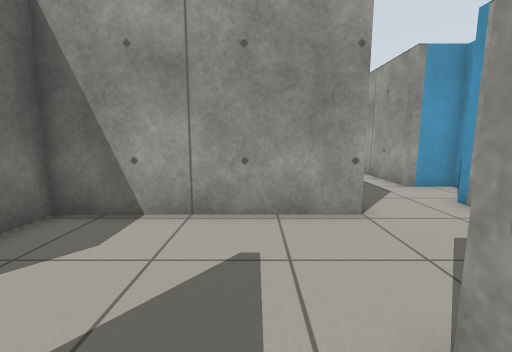
view 1 (above)

16 first-person views from a walk through a world built for the Gazebo simulator. The camera is 0.86 m above the floor, tilts 8° down and sees 90° across. The floor is counted in squares, 0.5 m on a side. Each view is taken from the middle of a square. On the plan, view 1 faces up. The plan holds only what a view shows up to about 14 squares ahead; the rest is blank.

view 2
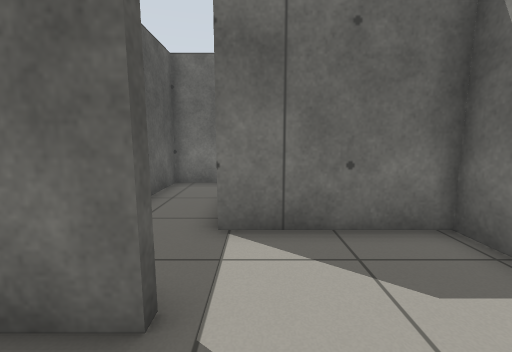

view 3
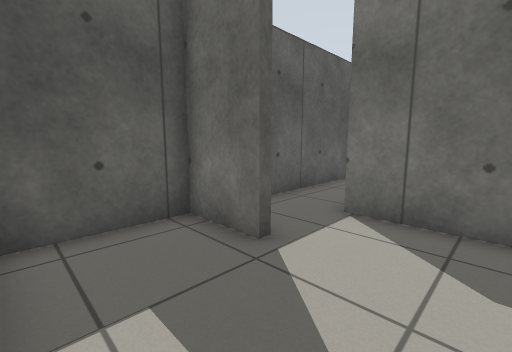

view 4
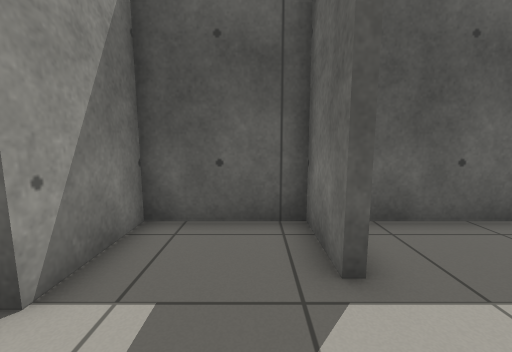

view 5
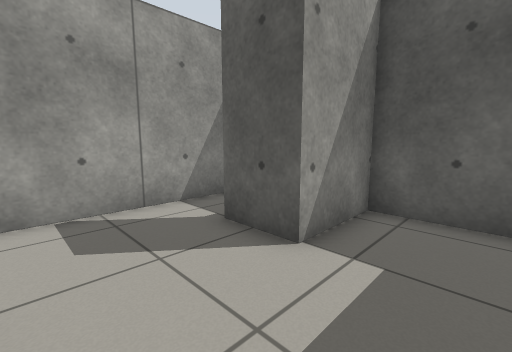

view 6
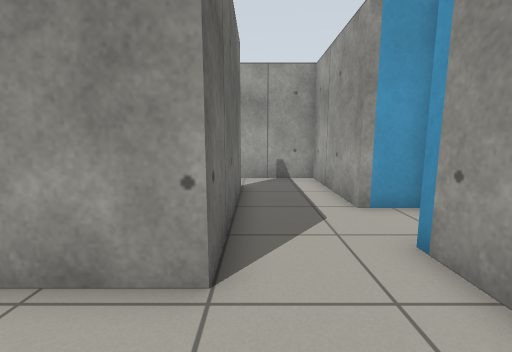

view 7
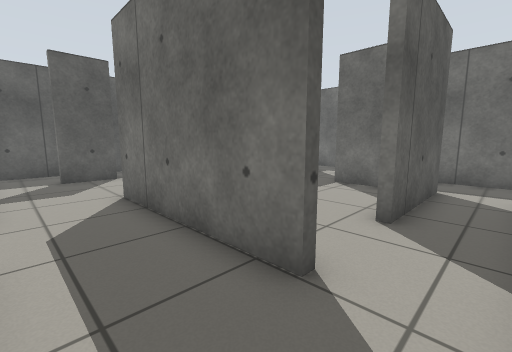

view 8
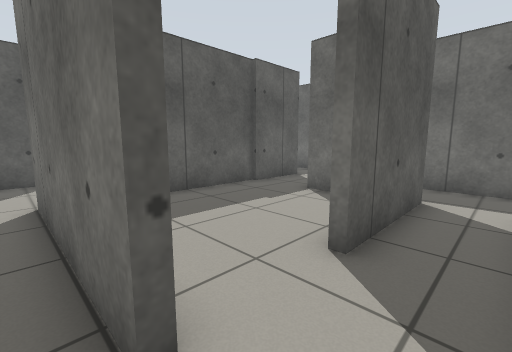

view 9
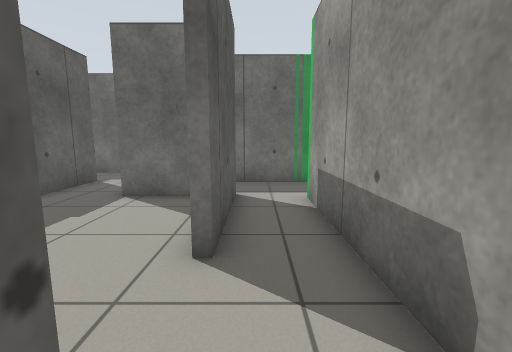

view 10
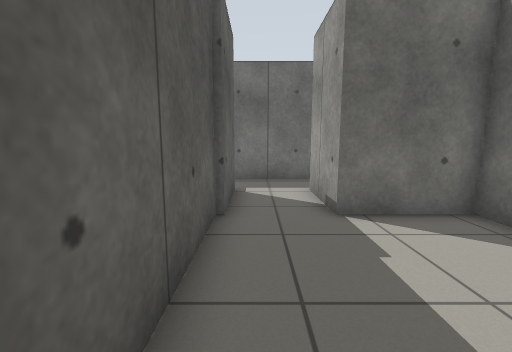

view 11
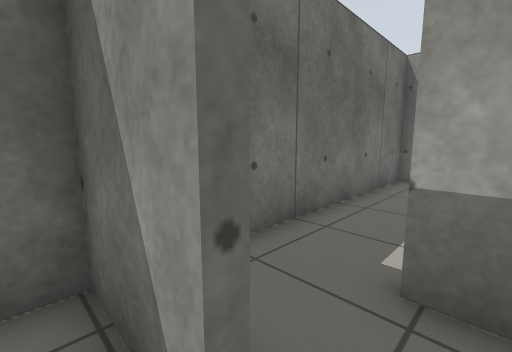

view 12
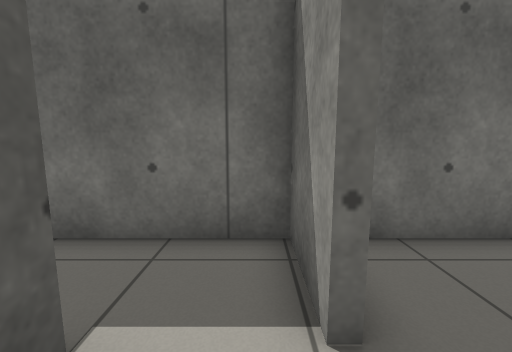

view 13
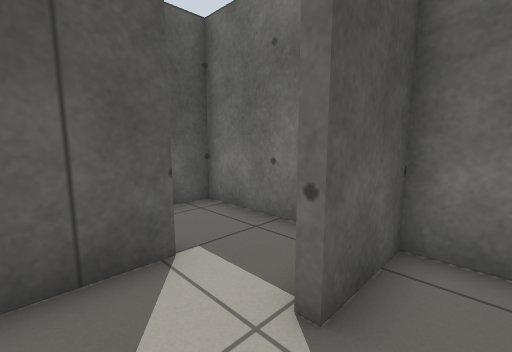

view 14
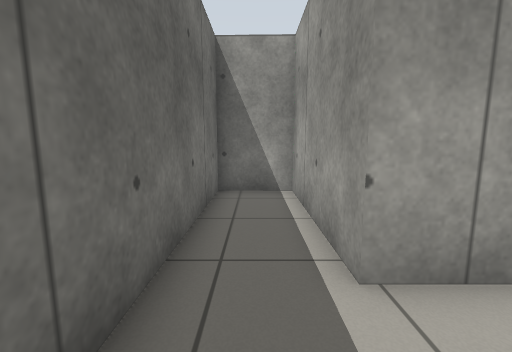

view 15
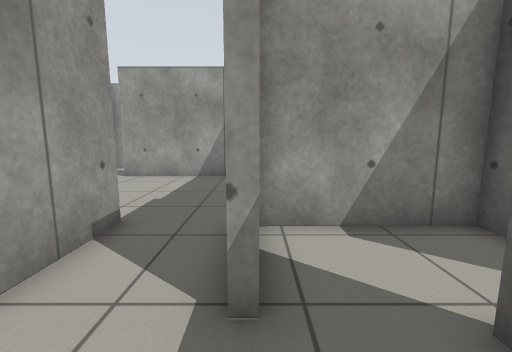

view 16
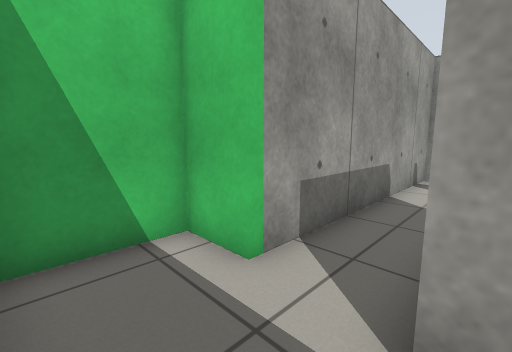

### Floor plan
Points are (right, up) in squares from view 1. A wall is a line through its corners. A room is listed if a view was taken in it or the views show most of it. See-through windows are left out.
Room 1 (views 1, 2, 3, 4, 5)
walls: (-2.5, 1) (-2.1, 1) (-2.1, -1.3) (1.4, -1.3) (1.4, 1.6); (-10.3, 2.6) (-10.3, -1.3) (-3.4, -1.3); (1.5, 5.8) (-4.7, 5.8) (-4.7, 1.3)
ways out: opening at (2, 4) to room 2; opening at (-9, 2) to room 5
Room 2 (view 6)
walls: (1.4, 1.6) (3.5, 1.6); (5.6, -0.1) (5.6, 5.5); (3, -1.3) (5.1, -1.3); (2.5, 5.8) (1.5, 5.8)
ways out: opening at (2, 4) to room 1; opening at (4, 6.5) to room 3
Room 3 (views 7, 8, 9)
walls: (2.5, 12.4) (2.5, 5.8); (7.4, 9.3) (5.6, 9.3) (5.6, 14.6) (1.6, 14.6); (5.6, 5.5) (5.6, 7)
ways out: opening at (4, 6.5) to room 2; opening at (2, 13.5) to room 7
Room 4 (views 10, 14, 15)
walls: (-4.8, 6.1) (0.2, 6.1); (-3.9, 12.1) (-4.7, 12.1) (-4.7, 8.9) (-7.7, 8.9) (-7.7, 14.6) (-10.3, 14.6) (-10.3, 5.4); (-7.7, 6) (-7.7, 6.3) (-4.6, 6.3); (2.2, 7.4) (2.2, 12.4)
ways out: opening at (-9, 6) to room 6; opening at (0.5, 12) to room 7
Room 5 (views 11, 12)
walls: (-7.9, 3.6) (-10.3, 3.6) (-10.3, 2.6); (-7.7, 1.6) (-5, 1.6) (-5, 3.6)
ways out: opening at (-9, 2) to room 1; opening at (-6.5, 4) to room 6
Room 6 (view 13)
walls: (-6.8, 6) (-7.7, 6); (-10.3, 5.4) (-10.3, 3.9) (-7.9, 3.9) (-7.9, 3.6); (-5, 3.6) (-5, 6)
ways out: opening at (-9, 6) to room 4; opening at (-6.5, 4) to room 5
Room 7 (view 16)
walls: (-5, 11.9) (-5, 12.3) (-0.5, 12.3); (-7.5, 15.2) (-7.5, 11.9); (1.6, 14.6) (-4.6, 14.6) (-4.6, 16.2) (-7.1, 16.3)
ways out: opening at (2, 13.5) to room 3; opening at (0.5, 12) to room 4

Positions as (right, up) in squares from view 1, and headings:
1: (0, 0), facing up
2: (0, 2), facing left
3: (1, 4), facing down-left
4: (-1, 4), facing down
5: (-1, 5), facing down-right
6: (3, 3), facing up
7: (5, 14), facing down-left
8: (3, 14), facing down-left
9: (3, 13), facing left
10: (1, 7), facing left
11: (-7, 3), facing up-left
12: (-6, 3), facing left
13: (-6, 5), facing down-left
14: (-9, 6), facing up
15: (-10, 6), facing right
16: (-7, 12), facing up-right
